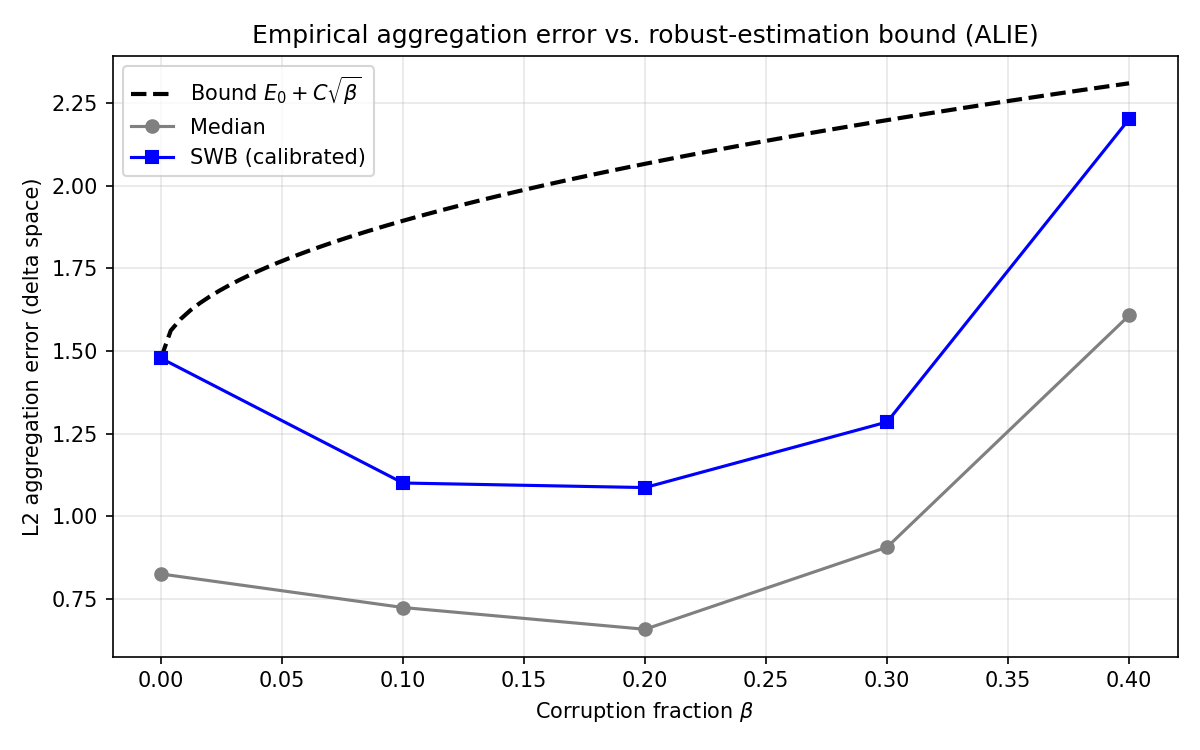

Write Python code to recreate this figure.
# self-checking aggregation-error vs. robust-estimation bound plot
import torch
import numpy as np
import matplotlib
matplotlib.use("Agg")
import matplotlib.pyplot as plt
from common import SimpleCNN, get_cifar10_loaders, train_client, device
from aggregators import coordinate_wise_median, swb_aggregation
from attacks import alie_attack

def flat(sd):
    return torch.cat([sd[k].float().view(-1) for k in sd.keys()])

if __name__ == "__main__":
    np.random.seed(123)
    loaders, _, _ = get_cifar10_loaders(num_clients=20, alpha=0.5)
    betas, med_errs, swb_errs = [], [], []
    for f in [0, 1, 2, 3, 4]:
        torch.manual_seed(42)
        model = SimpleCNN().to(device); worker = SimpleCNN().to(device)
        current = model.state_dict()
        ben = []
        for cid in range(10 - f):
            worker.load_state_dict(current)
            st = train_client(worker, loaders[cid], epochs=2, lr=0.01)
            ben.append({k: v.detach().clone() for k, v in st.items()})   # <-- THE FIX
        bu = [{k: s[k].float() - current[k].float() for k in s} for s in ben]
        mu = torch.stack([flat(u) for u in bu]).mean(0)
        states = list(ben)
        if f:
            mal = alie_attack(bu, f, 10)
            states += [{k: current[k].float() + u[k] for k in u} for u in mal]
        trim = min(0.45, f / 10 + 0.05)
        em = (flat(coordinate_wise_median(states)) - flat(current) - mu).norm().item()
        es = (flat(swb_aggregation(states, trim_ratio=trim)) - flat(current) - mu).norm().item()
        print(f"f={f}: ||mu||={mu.norm():.4f} | err_median={em:.4f} | err_swb={es:.4f}", flush=True)
        betas.append(f / 10); med_errs.append(em); swb_errs.append(es)

    E0 = swb_errs[0]
    C = max([max(0.0, (e - E0) / np.sqrt(b)) for b, e in zip(betas[1:], swb_errs[1:])], default=0.0) * 1.15
    bc = np.linspace(0, 0.4, 100)
    plt.figure(figsize=(8, 5))
    plt.plot(bc, E0 + C * np.sqrt(bc), "k--", lw=2, label=r"Bound $E_0+C\sqrt{\beta}$")
    plt.plot(betas, med_errs, "o-", color="gray", label="Median")
    plt.plot(betas, swb_errs, "s-", color="blue", label="SWB (calibrated)")
    plt.xlabel(r"Corruption fraction $\beta$"); plt.ylabel("L2 aggregation error (delta space)")
    plt.title("Empirical aggregation error vs. robust-estimation bound (ALIE)")
    plt.legend(); plt.grid(alpha=0.3); plt.tight_layout()
    plt.savefig("theory_bound.png", dpi=150)
    print("Saved theory_bound.png")
